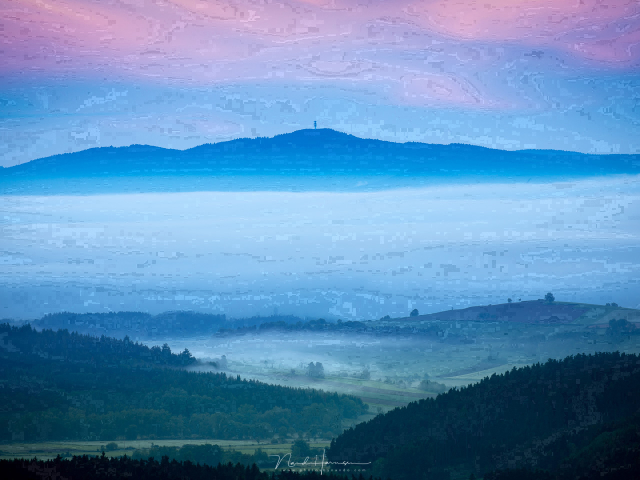
#> input picture week01/Day 01/example.jpg, 1280 x 960 px (shown at 1/2 size)
$ python image_processor.py
#> lines starting #> are read from the running program, lines starting #| are printed output that depends on the picture
import cv2
import os

def process_image(image_path, output_size=(300, 300)):
    """
    Process a single image: load, resize, convert to grayscale, and save.

    Args:
        image_path (str): Path to the input image
        output_size (tuple): Desired output size (width, height)

    Returns:
        bool: True if processing was successful, False otherwise
    """
#> called with image_path = 'example.jpg', output_size = (300, 300)
    try:
        # Read the image
        image = cv2.imread(image_path)
#> image is the input picture: shape (960, 1280, 3); mean B, G, R 185, 140.9, 93.1
        if image is None:
            print(f"Error: Could not read image {image_path}")
            return False

        # Get the filename without extension
        filename = os.path.splitext(os.path.basename(image_path))[0]

        # Resize the image
        resized = cv2.resize(image, output_size)
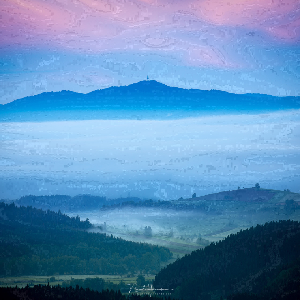
#> resized: shape (300, 300, 3); mean B, G, R 184.9, 140.8, 93

        # Convert to grayscale
        grayscale = cv2.cvtColor(resized, cv2.COLOR_BGR2GRAY)
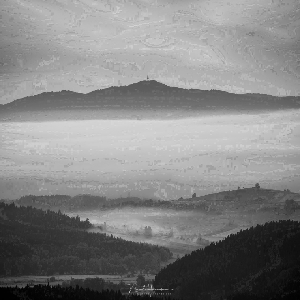
#> grayscale: shape (300, 300); min 0, max 218, mean 131.6

        # Display original image
        cv2.imshow(f"Original - {filename}", resized)

        # Display grayscale image
        cv2.imshow(f"Grayscale - {filename}", grayscale)

        # Save grayscale image
        output_path = f"{filename}_grayscale.png"
        cv2.imwrite(output_path, grayscale)
        print(f"Saved grayscale image as: {output_path}")

        return True

    except Exception as e:
        print(f"Error processing {image_path}: {str(e)}")
        return False

def main():
    # List of images to process
    images = ["example.jpg", "sample.png", "test.bmp"]

    # Process each image
    for image in images:
        if not process_image(image):
            print(f"Failed to process {image}")
#> pass 2 of the loop in main, `for image in images:`:
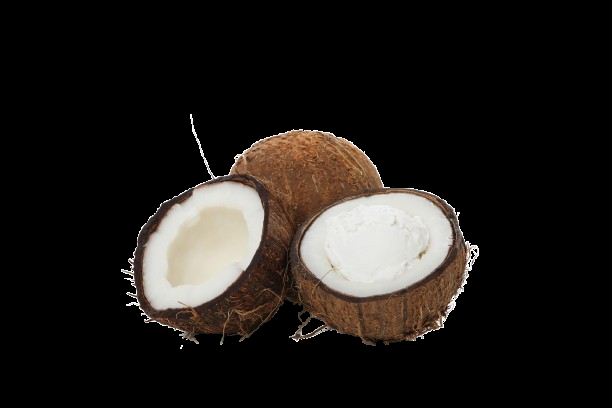
#> input picture week01/Day 01/sample.png, 612 x 408 px
#> in process_image, image is the input picture: shape (408, 612, 3); mean B, G, R 25.9, 28.8, 32.4
#> in process_image (call 2), `resized = cv2.resize(image, output_size)`:
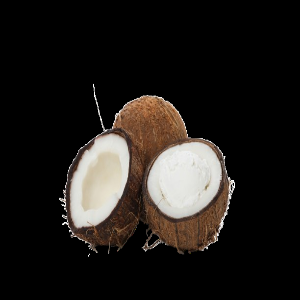
#> resized: shape (300, 300, 3); mean B, G, R 25.8, 28.8, 32.4
#> in process_image (call 2), `grayscale = cv2.cvtColor(resized, cv2.COLOR_BGR2GRAY)`:
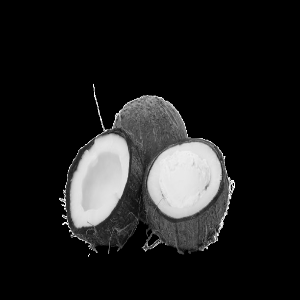
#> grayscale: shape (300, 300); min 0, max 255, mean 29.6

    # Wait for key press and close all windows
    cv2.waitKey(0)
    cv2.destroyAllWindows()

if __name__ == "__main__":
    main()
